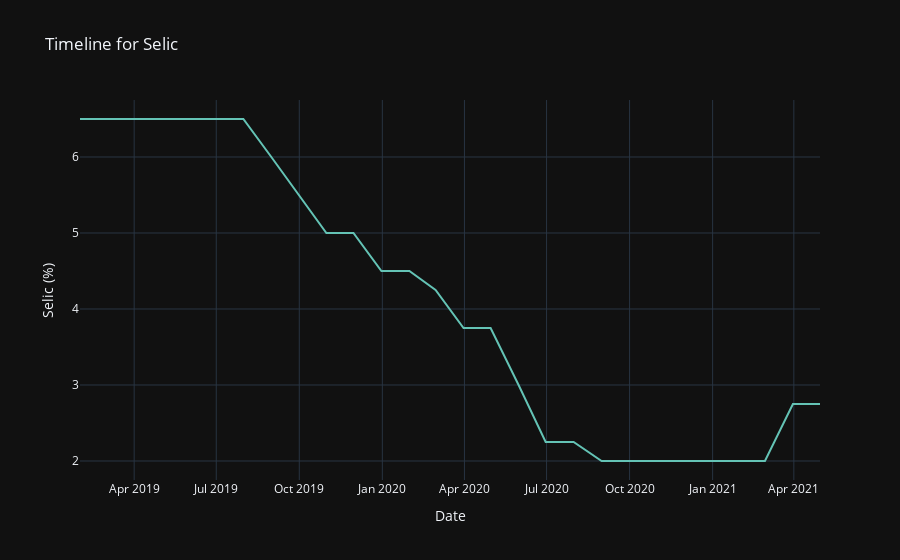

This figure's notebook cell:
### Markdown cell above
### Line Chart Timeline for Selic.

### Code cell
fig = px.line(df_macroeconomic_scored, x='date', y='selic', title='Time Line for Selic', color_discrete_sequence=['rgb(100, 195, 181)'])
fig.update_layout(title_text="Timeline for Selic", template='plotly_dark', xaxis_title='Date', yaxis_title='Selic (%)')

fig.show()

### Figure 1 — Plotly figure (JSON) as saved in the notebook; plotly's stock layout.template omitted (floating-point values rounded to 4 significant figures)
{"data": [{"hovertemplate": "date=%{x}<br>selic=%{y}<extra></extra>", "legendgroup": "", "line": {"color": "rgb(100, 195, 181)", "dash": "solid"}, "marker": {"symbol": "circle"}, "mode": "lines", "name": "", "orientation": "v", "showlegend": false, "type": "scatter", "x": ["2019-01-31", "2019-02-28", "2019-03-31", "2019-04-30", "2019-05-31", "2019-06-30", "2019-07-31", "2019-08-31", "2019-09-30", "2019-10-31", "2019-11-30", "2019-12-31", "2020-01-31", "2020-02-29", "2020-03-31", "2020-04-30", "2020-05-31", "2020-06-30", "2020-07-31", "2020-08-31", "2020-09-30", "2020-10-31", "2020-11-30", "2020-12-31", "2021-01-31", "2021-02-28", "2021-03-31", "2021-04-30"], "xaxis": "x", "y": [6.5, 6.5, 6.5, 6.5, 6.5, 6.5, 6.5, 6, 5.5, 5, 5, 4.5, 4.5, 4.25, 3.75, 3.75, 3, 2.25, 2.25, 2, 2, 2, 2, 2, 2, 2, 2.75, 2.75], "yaxis": "y"}], "layout": {"legend": {"tracegroupgap": 0}, "title": {"text": "Timeline for Selic"}, "xaxis": {"anchor": "y", "domain": [0, 1], "title": {"text": "Date"}}, "yaxis": {"anchor": "x", "domain": [0, 1], "title": {"text": "Selic (%)"}}}}
